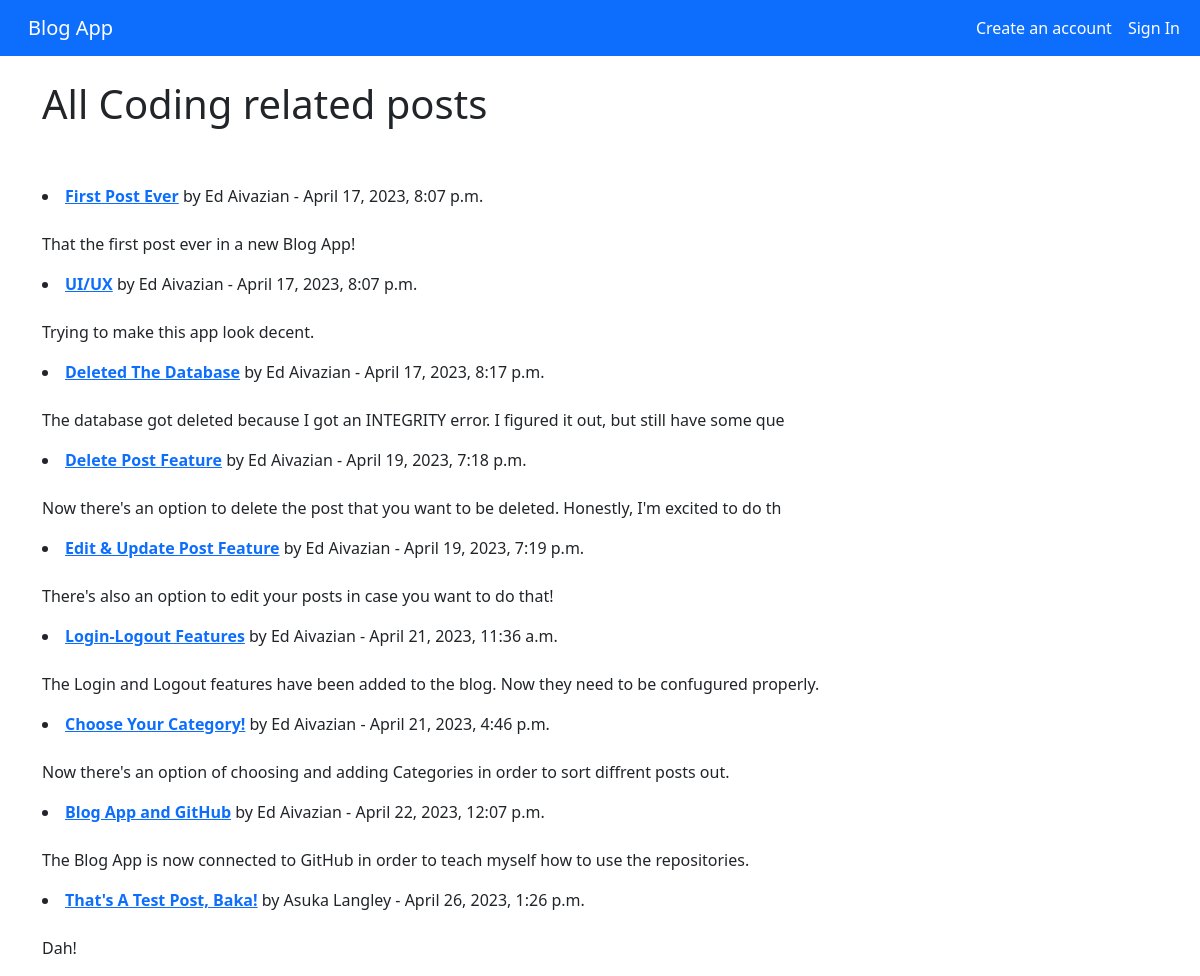
Page /category/coding/ on the earlier database version.
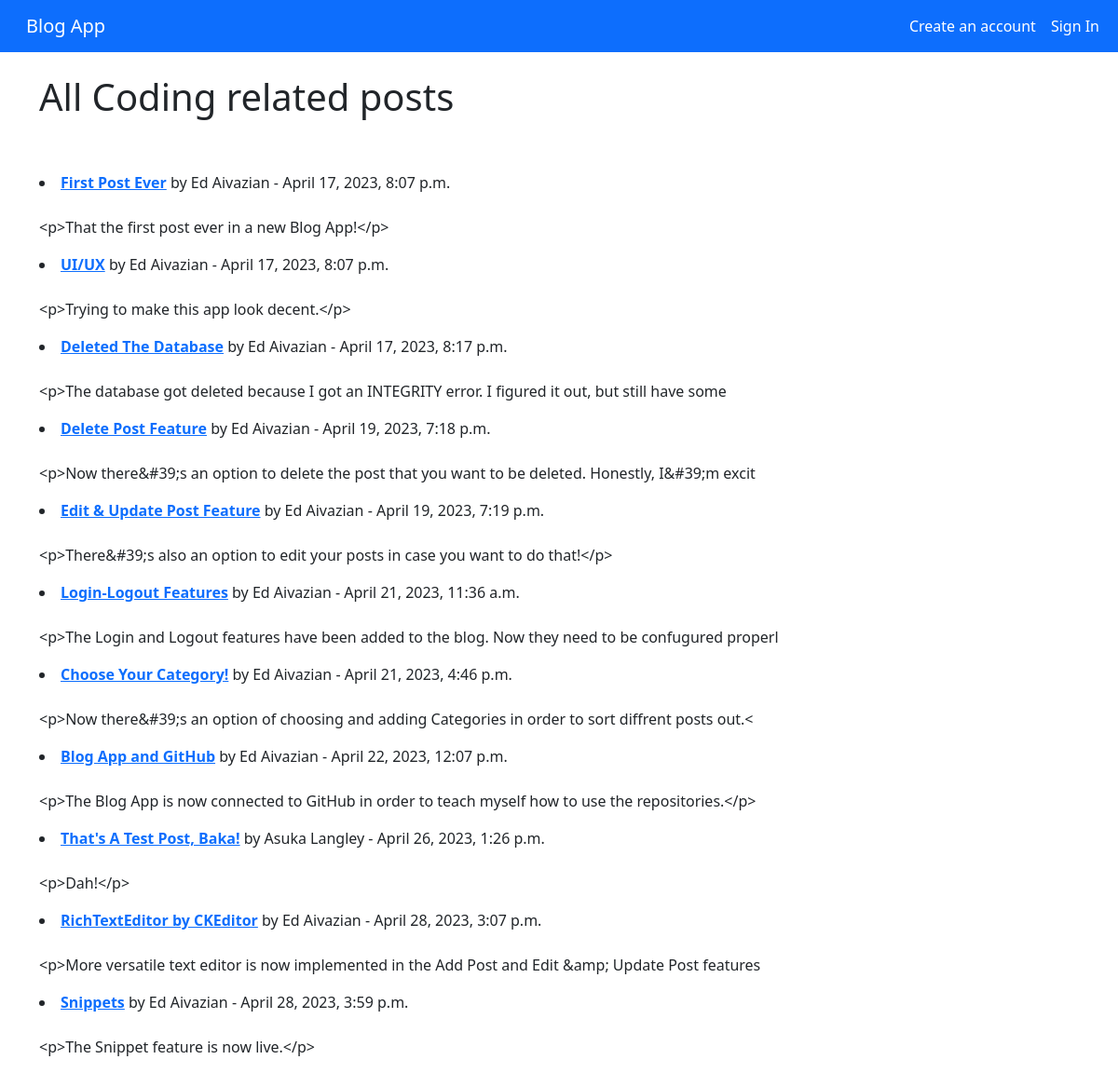
Same page on the later database version.
### blogs/models.py (models this page shows, shortened)
class Post(models.Model):
    category = models.CharField(max_length=100, default='it') # категория поста со значением "IT" по умолчанию
    header_image = models.ImageField(null=True,
                                     blank=True,
                                     upload_to='images/')
    snippet = models.CharField(max_length=100)
    title = models.CharField(max_length=100) # название поста
    title_tag = models.CharField(max_length=100, default='Blog App')
    author = models.ForeignKey(User, on_delete=models.CASCADE) # при удалении темы, все записи по теме также удаляются - это каскадное удаление
    body = RichTextField(blank=True, null=True) # "богатое" поле для написания поста
    date_added = models.DateTimeField(auto_now_add=True)
    likes = models.ManyToManyField(User, related_name='blog_posts') # кнопка лайка

### blogs/views.py (the view)
def CategoryView(request, categories):
    category_posts = Post.objects.filter(category=categories.replace('-', ' '))
    return render(request, 'categories.html',
                  {'categories': categories.title().replace('-', ' '),
                   'category_posts': category_posts})

### blogs/templates/categories.html (shortened to what this page needs)
{% extends "base.html" %}
{% block content %}
{% if category_posts %}
<h1>All {{ categories }} related posts</h1>
<br/><br/>
{% for post in category_posts %}
    <li><a href="{% url 'article-detail' post.pk %}"><strong>{{ post.title }}</strong></a> by
        {{ post.author.first_name }}
        {{ post.author.last_name}}
        - {{ post.date_added }}
        <br/><br/>
        <p>{{ post.body|slice:":100" }}</p>
    </li>
{% endfor %}
{% else %}
<h1>The page does not exist...</h1>
{% endif %}
{% endblock content %}

### blogs/templates/base.html (shortened to what this page needs)
<!doctype html>
<html lang="en" dir="ltr">
  <head>
    <link rel="stylesheet" href="https://cdn.jsdelivr.net/npm/bootstrap@5.3.0-alpha3/dist/css/bootstrap.rtl.min.css">
  </head>
  <body>
    <nav class="navbar navbar-expand-lg bg-primary" data-bs-theme="dark">
        <div class="container-fluid">
          <a class="navbar-brand" href="{% url 'home' %}">Blog App</a>
          <div class="collapse navbar-collapse" id="navbarSupportedContent">
            <ul class="navbar-nav me-auto mb-2 mb-lg-0">
              {% if user.is_authenticated %}
                <li class="nav-item">
                  <a class="nav-link active" aria-current="page" href="{% url 'home' %}">Home</a>
                </li>
                {% if category_menu %}
                  <li class="nav-item dropdown">
                    <a class="nav-link dropdown-toggle" href="#" role="button" data-bs-toggle="dropdown" aria-expanded="false">
                      Categories
                    </a>
                    <ul class="dropdown-menu">
                      {% for item in category_menu %}
                        <li>
                          <a class="dropdown-item"
                          href="{% url 'category' item|slugify %}">
                          {{ item }}</a>
                        </li>
                      {% endfor %}
                    </ul>
                  </li>
                {% else %}
                  <li class="nav-item">
                    <a class="nav-link active" href="{% url 'category-list' %}">Categories</a>
                  </li>
                {% endif %}
                <li class="nav-item">
                  <a class="nav-link active" href="{% url 'add_post' %}">Add Post</a>
                </li>
                <li class="nav-item">
                  <a class="nav-link active" href="{% url 'add_category' %}">Add Category</a>
                </li>
                <form class="d-flex" role="search">
                  <input class="form-control me-2" type="search" placeholder="Search" aria-label="Search">
                  <button class="btn btn-outline-light" type="submit">Search</button>
                </form>
                <li class="nav-item">
                  <a class="nav-link active" href="{% url 'edit_profile' %}">
                    Edit Profile</a>
                </li>
                <li class="nav-item">
                  <a class="nav-link active" href="{% url 'logout' %}">
                    {{ user.first_name }} {{ user.last_name }} - Sign out</a>
                </li>
              {% else %}
                <li class="nav-item">
                  <a class="nav-link active" href="{% url 'register' %}">Create an account</a>
                </li>
                <li class="nav-item">
                  <a class="nav-link active" href="{% url 'login' %}">Sign In</a>
                </li>
              {% endif %}
                </ul>
          </div>
        </div>
      </nav>
    <br/>
    <div class="container">
        {% block content %}
        {% endblock content %}
    </div>
  </body>
</html>

Differences in the rows shown:
changed Post "First Post Ever": body "That the first post ever in a new Blog App!" → "<p>That the first post ever in a new Blog App!</p>"
changed Post "UI/UX": body "Trying to make this app look decent." → "<p>Trying to make this app look decent.</p>"
changed Post "Deleted The Database": body "The database got deleted because I got an INTEGRITY error. I figured it out, but still have some que" → "<p>The database got deleted because I got an INTEGRITY error. I figured it out, but still have some"
changed Post "Delete Post Feature": body "Now there's an option to delete the post that you want to be deleted. Honestly, I'm excited to do th" → "<p>Now there&#39;s an option to delete the post that you want to be deleted. Honestly, I&#39;m excit"
changed Post "Edit & Update Post Feature": body "There's also an option to edit your posts in case you want to do that!" → "<p>There&#39;s also an option to edit your posts in case you want to do that!</p>"
changed Post "Login-Logout Features": body "The Login and Logout features have been added to the blog. Now they need to be confugured properly." → "<p>The Login and Logout features have been added to the blog. Now they need to be confugured properl"
changed Post "Choose Your Category!": body "Now there's an option of choosing and adding Categories in order to sort diffrent posts out." → "<p>Now there&#39;s an option of choosing and adding Categories in order to sort diffrent posts out.<"
changed Post "Blog App and GitHub": body "The Blog App is now connected to GitHub in order to teach myself how to use the repositories." → "<p>The Blog App is now connected to GitHub in order to teach myself how to use the repositories.</p>"
changed Post "That's A Test Post, Baka!": body "Dah!" → "<p>Dah!</p>"
added Post: title "RichTextEditor by CKEditor", author.first_name "Ed", author.last_name "Aivazian", date_added "April 28, 2023, 3:07 p.m.", body "<p>More versatile text editor is now implemented in the Add Post and Edit &amp; Update Post features"
added Post: title "Snippets", author.first_name "Ed", author.last_name "Aivazian", date_added "April 28, 2023, 3:59 p.m.", body "<p>The Snippet feature is now live.</p>"
